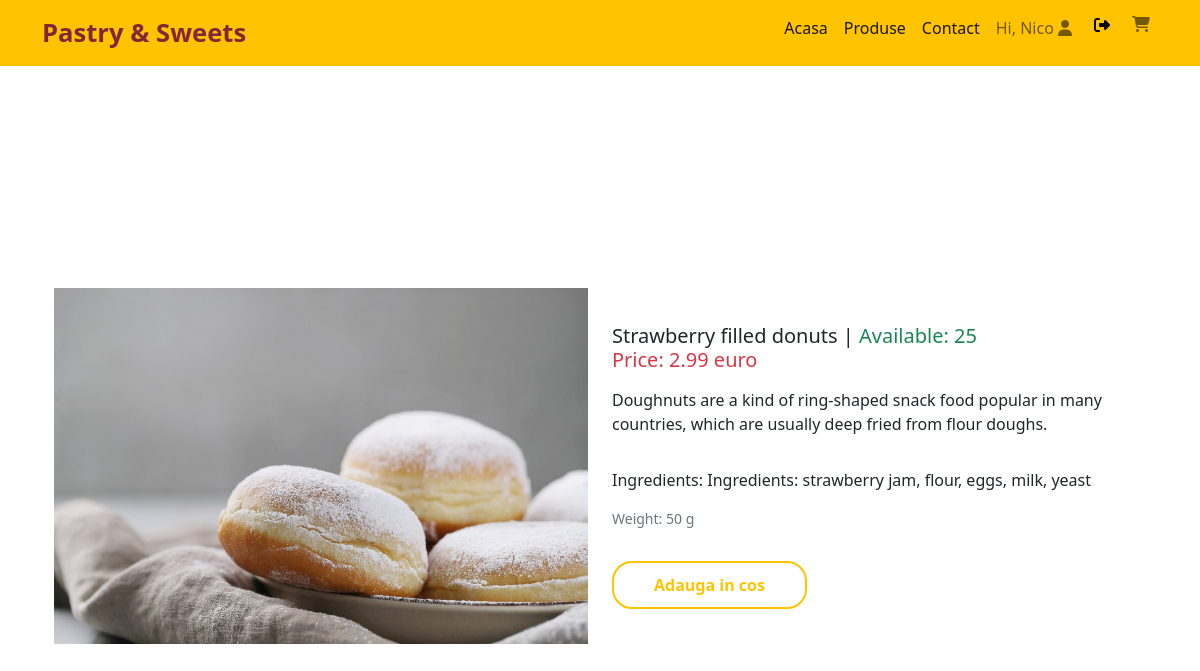
Screenshot of /product/2/ (signed in) with the database file from the repository.
### products_app/models/product.py (models this page shows, shortened)
class Product(models.Model):
    name = models.CharField(max_length=100)
    description = models.TextField()
    price = models.DecimalField(max_digits=10, decimal_places=2)
    image = models.ImageField(upload_to='product_images/', null=True, blank=True)
    available_quantity = models.PositiveIntegerField(default=0)
    ingredients = models.TextField(null=True)
    weight_grams = models.PositiveIntegerField(default=0)
    category = models.ForeignKey(Category, on_delete=models.CASCADE)
    manufacturer = models.ForeignKey(Manufacturer, on_delete=models.CASCADE)

### products_app/views.py (the view)
# urls.py: path('product/<int:product_id>/', product_detail, name='product'),
def product_detail(request, product_id):
    product = get_object_or_404(Product, pk=product_id)
    return render(request, 'products_app/product.html', {'product': product})

### products_app/templates/products_app/product.html
{% extends "sweet_market_place_app/base.html" %}
{% block content %}
<div class="container">
    <div class="row d-flex justify-content-center align-items-center" style="height: 100vh;">
        <div class="col">
            <img src="{{ product.image.url }}" alt="{{ product.name }} Image" class="img-fluid">
        </div>
        <div class="col">
            <div class="row">
                <h5 class="card-title">{{ product.name }} | <span class="text-success">Available: {{product.available_quantity}}</span></h5>
                <h5 class="card-title text-danger">Price: {{ product.price }} euro</h5>
                <p class="card-text"><p> {{product.description}}</p>
                <p class="card-text"><p>Ingredients: {{product.ingredients}}</p>
                <p class="card-text"><small class="text-muted">Weight: {{ product.weight_grams }} g</small></p>
            </div>
            {% if user %}
                <a href="{% url 'sweet_market_place_app:add_to_cart' product_id=product.id %}">
                    <button class="btn-custom-reverse spaced-top-2">Adauga in cos</button>
                </a>
            {% endif %}
        </div>
    </div>
</div>
{% endblock %}

### sweet_market_place_app/templates/sweet_market_place_app/navbar.html (shortened to what this page needs)
{% block navbar %}
<nav class="navbar navbar-expand-lg navbar-light bg-light">
  <div class="container-fluid container">
    <a class="navbar-brand brand-logo" href="/">Pastry & Sweets</a>
    <div class="d-flex">
      <div class="collapse navbar-collapse" id="navbarNavAltMarkup">
        <div class="navbar-nav">
          <a class="nav-link active" aria-current="page" href="/">Acasa</a>
          <a class="nav-link active" aria-current="page" href="{% url 'products_app:products' %}">Produse</a>
          <a class="nav-link active" aria-current="page" href="{% url 'sweet_market_place_app:contact' %}">Contact</a>
          {% if user.is_authenticated %}
            <a class="nav-link" href="{#}" title="Deautentificare"> Hi, {{user.username}}
              <i class="fas fa-user"></i>
            </a>
            <form class="nav-link" action="{% url 'logout' %}" method="POST">
              <button class="logout-button" type="submit">
                <i class="fas fa-sign-out-alt"></i>
              </button>
            </form>
            <a class="nav-link" href="{% url 'sweet_market_place_app:shopping_cart' %}" title="Coșul tău">
              <i class="fa-solid fa-shopping-cart"></i>
            </a>
          {% else %}
            <a class="nav-link" href="{% url 'accounts_app:login' %}" title="Autentificare">
              <i class="fa-solid fa-sign-in-alt"></i>
            </a>
          {% endif %}
        </div>
      </div>
    </div>
  </div>
</nav>
{% endblock %}

### static/css/base.css (style rules this page uses)
.navbar { background-color: #FFC300 !important; }
.logout-button { background-color: #FFC300; border:#FFC300; }
.spaced-top-2 { margin-top: 2em; }
.btn-custom-reverse { font-weight: bold; background-color: #FFFFFF; padding: 10px 40px; border-radius: 20px; border: 2px solid #FFC300; color: #FFC300; }
.brand-logo { color: #822739; font-size: 1.6em; font-weight: bold; }

### rows the page displays
Product: image (picture), name "Strawberry filled donuts", available_quantity "25", price "2.99", description "Doughnuts are a kind of ring-shaped snack food popular in many countries, which are usually deep fried from flour doughs.", ingredients "Ingredients: strawberry jam, flour, eggs, milk, yeast", weight_grams "50"

### other values shown
{{ user.username }} "Nico"
